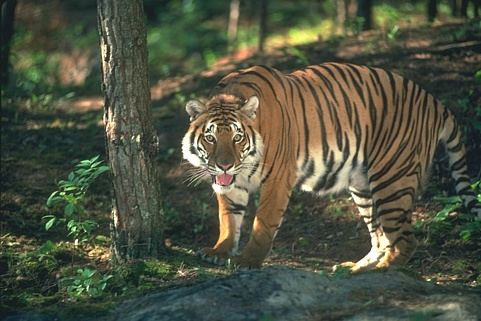
#> input picture TIA/Dataset/108005.jpg, 481 x 321 px; its folder holds 4 pictures in this run
$ jupyter execute --allow-errors Untitled.ipynb   (shell and % lines are left out)
#> lines starting #> are read from the running program, lines starting #| are printed output that depends on the picture
[cell 1]
import numpy as np
import skimage
import math

import matplotlib.pyplot as plt

[cell 2]
import glob

path_images = glob.glob("./Dataset/*")
list_images = []
for img in path_images:
    im = skimage.io.imread(img)
#> im is the input picture: shape (321, 481, 3); mean R, G, B 79.2, 83.5, 65.1
    list_images.append(im)

len(list_images)

## TP1 - SuperPixel (SLIC)

[cell 3]
class Cluster:

    cluster_index = 1

    # [23 lines left out: functions __init__, update, not called in this run]

    def add_lbp(self, lbp):
        self.lbp = lbp

[cell 4]
# [114 lines left out: functions init_cluster, gradient, move_cluster, assign, update_cluster, save_current_image and 1 more, not called in this run]

#> (a cell that did not finish here is left out)

#> (a cell that did not finish here is left out)

## TP2 - Local Binary Pattern

[cell 7]
def lbp(image, neighboor=3):
#> called with neighboor = 3
    gray_image = skimage.color.rgb2gray(image)
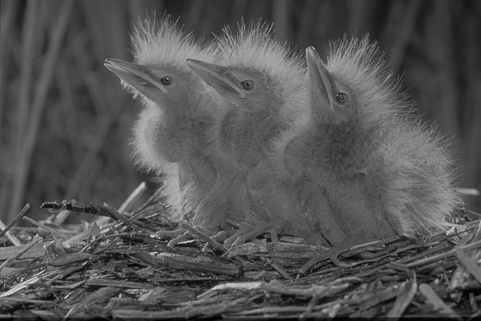
#> gray_image: shape (321, 481) float64; min 0.000833, max 0.885, mean 0.332
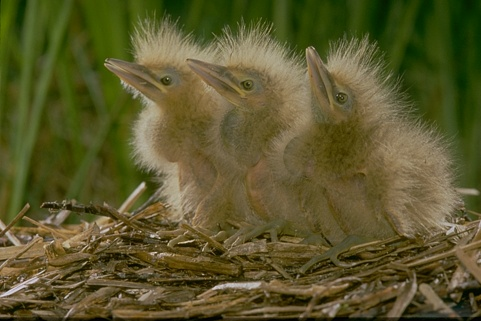
#> image: shape (321, 481, 3); mean R, G, B 91.1, 86.9, 43.5
    output = gray_image.copy()
    val = neighboor//2
    print(val)
    for i in range(val, gray_image.shape[0] - val):
        for j in range(val,  gray_image.shape[1] - val):
            im = gray_image[i-val:i+val+1, j-val:j+val+1]
            ref = im[val, val]
            im = im.flatten()
            im = np.delete(im, len(im) // 2)
            res = 0
            for k in range(len(im)):
                if im[k] >= ref:
                    res += 2**k

            output[i,j] = res / 255.
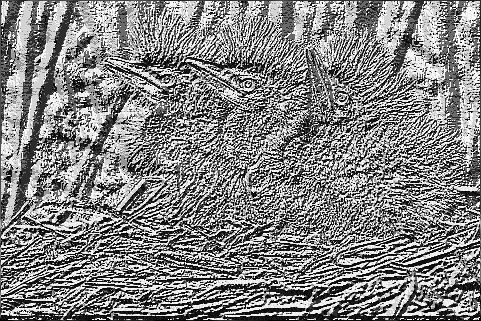
#> output: shape (321, 481) float64; min 0, max 1, mean 0.513
    return output
